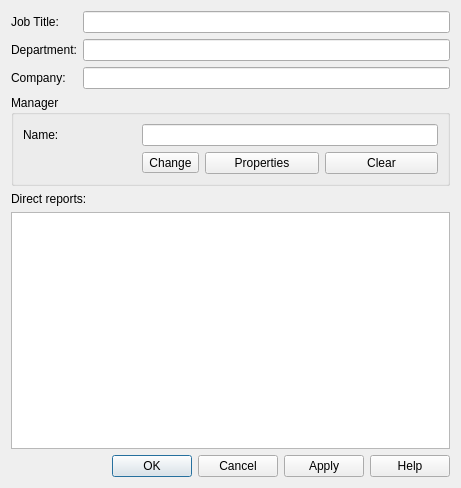
<?xml version="1.0" encoding="UTF-8"?>
<ui version="4.0">
 <class>organizationWidget</class>
 <widget class="QWidget" name="organizationWidget">
  <property name="geometry">
   <rect>
    <x>0</x>
    <y>0</y>
    <width>461</width>
    <height>488</height>
   </rect>
  </property>
  <property name="windowTitle">
   <string>Form</string>
  </property>
  <layout class="QGridLayout" name="gridLayout_2">
   <item row="0" column="0">
    <widget class="QLabel" name="jobTitleLabel">
     <property name="text">
      <string>Job Title:</string>
     </property>
    </widget>
   </item>
   <item row="0" column="1">
    <widget class="QLineEdit" name="jobTitleLineEdit"/>
   </item>
   <item row="1" column="0">
    <widget class="QLabel" name="departmentLabel">
     <property name="text">
      <string>Department:</string>
     </property>
    </widget>
   </item>
   <item row="1" column="1">
    <widget class="QLineEdit" name="departmentLineEdit"/>
   </item>
   <item row="2" column="0">
    <widget class="QLabel" name="companyLabel">
     <property name="text">
      <string>Company:</string>
     </property>
    </widget>
   </item>
   <item row="2" column="1">
    <widget class="QLineEdit" name="companyLineEdit"/>
   </item>
   <item row="3" column="0" colspan="2">
    <widget class="QGroupBox" name="managerGroupBox">
     <property name="title">
      <string>Manager</string>
     </property>
     <layout class="QGridLayout" name="gridLayout">
      <item row="0" column="0">
       <widget class="QLabel" name="nameLabel">
        <property name="text">
         <string>Name:</string>
        </property>
       </widget>
      </item>
      <item row="0" column="1" colspan="3">
       <widget class="QLineEdit" name="nameLineEdit"/>
      </item>
      <item row="1" column="1">
       <widget class="QToolButton" name="changeToolButton">
        <property name="text">
         <string>Change</string>
        </property>
       </widget>
      </item>
      <item row="1" column="2">
       <widget class="QPushButton" name="propertiesButton">
        <property name="text">
         <string>Properties</string>
        </property>
       </widget>
      </item>
      <item row="1" column="3">
       <widget class="QPushButton" name="clearButton">
        <property name="text">
         <string>Clear</string>
        </property>
       </widget>
      </item>
     </layout>
    </widget>
   </item>
   <item row="4" column="0" colspan="2">
    <widget class="QLabel" name="reportsLabel">
     <property name="text">
      <string>Direct reports:</string>
     </property>
    </widget>
   </item>
   <item row="5" column="0" colspan="2">
    <widget class="QTextBrowser" name="reportsTextBrowser"/>
   </item>
   <item row="6" column="0" colspan="2">
    <widget class="QDialogButtonBox" name="dialogButtonBox">
     <property name="standardButtons">
      <set>QDialogButtonBox::Apply|QDialogButtonBox::Cancel|QDialogButtonBox::Help|QDialogButtonBox::Ok</set>
     </property>
    </widget>
   </item>
  </layout>
 </widget>
 <resources/>
 <connections/>
</ui>
